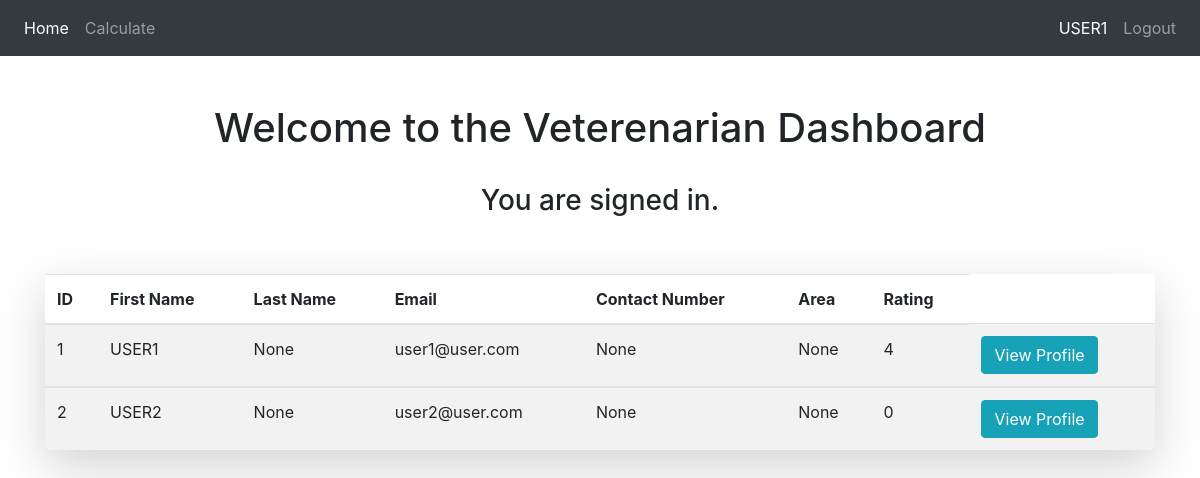
Page / (signed in) on the earlier database version.
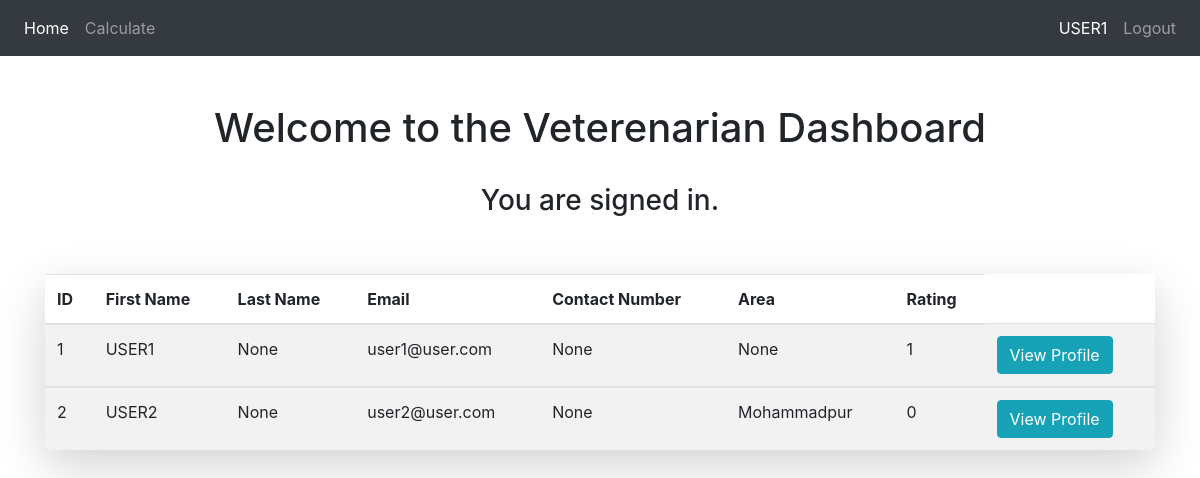
Same page on the later database version.
### website/models.py (models this page shows)
class User(db.Model, UserMixin):
    id = db.Column(db.Integer, primary_key=True)
    email = db.Column(db.String(150), unique=True)
    first_name = db.Column(db.String(150))
    last_name = db.Column(db.String(150))
    password = db.Column(db.String(200))
    contact_num = db.Column(db.String(11))
    address = db.Column(db.String(500))
    rating = db.Column(db.Integer, default=0)

### website/views.py (the view)
@views.route('/')
@login_required
def home():
    name = current_user.first_name
    users = User.query.all()
    return render_template("home.html", user=current_user, name=name, users=users)

### website/__init__.py (called while the page is built)
def create_app():
    app = Flask(__name__)
    app.config['SECRET_KEY'] = 'arik5233'
    app.config['SQLALCHEMY_DATABASE_URI'] = f'sqlite:///{DB_NAME}'
    db.init_app(app)
    from .views import views
    from .auth import auth
    app.register_blueprint(views, url_prefix='/')
    app.register_blueprint(auth, url_prefix='/')
    from .models import User
    create_database(app)
    login_manager = LoginManager()
    login_manager.login_view = 'auth.login'
    login_manager.init_app(app)
    @login_manager.user_loader
    def load_user(id):
        return User.query.get(int(id))
    return app

### website/templates/home.html
{% extends "base.html" %} {% block title %}Dashboard{% endblock %} {% block
content %}
<br />
<br />
<h1 align="center">Welcome to the Veterenarian Dashboard</h1>
<br />
<h3 align="center">You are signed in.</h3>
<br />
<br />
<table class="table table-striped table-hover shadow-lg p-3 mb-5 bg-body-tertiary rounded">
    <thead>
        <tr>
            <th scope="col">ID</th>
            <th scope="col">First Name</th>
            <th scope="col">Last Name</th>
            <th scope="col">Email</th>
            <th scope="col">Contact Number</th>
            <th scope="col">Area</th>
            <th scope="col">Rating</th>
        </tr>
    </thead>
    {% for user in users %}
    <tbody>
        <tr>
            <td scope="row">{{ user.id }}</td>
            <td>{{ user.first_name }}</td>
            <td>{{ user.last_name }}</td>
            <td>{{ user.email }}</td>
            <td>{{ user.contact_num }}</td>
            <td>{{ user.address }}</td>
            <td>{{ user.rating }}</td>
            <td>
                <a href="http://127.0.0.1:5000/vet/{{ user.id }}">
                    <button type="button" class="btn btn-info">View Profile</button></a>
            </td>
        </tr>
    </tbody>
    {% endfor %}
</table>
<br />
{% endblock %} {% block name %} {{ name }} {% endblock %}

### website/templates/base.html (shortened to what this page needs)
<!DOCTYPE html>
<html lang="en">
<head>
    <link rel="stylesheet" href="https://cdn.jsdelivr.net/npm/bootstrap@4.4.1/dist/css/bootstrap.min.css"
>
    <link href="//maxcdn.bootstrapcdn.com/bootstrap/4.1.1/css/bootstrap.min.css" rel="stylesheet" id="bootstrap-css">
    <link href="https://stackpath.bootstrapcdn.com/font-awesome/4.7.0/css/font-awesome.min.css" rel="stylesheet"
>
</head>
<body>
    <nav class="navbar navbar-expand-lg navbar-dark bg-dark">
        <div class="collapse navbar-collapse" id="navbar">
            {% if user.is_authenticated %}
            <ul class="navbar-nav mr-auto mt-2 mt-lg-0">
                <li class="nav-item active"><a class="nav-item nav-link" id="home" href="/">Home</a></li>
                <li class="nav-item"><a class="nav-item nav-link" id="calculate" href="/calculate">Calculate</a></li>
            </ul>
            <ul class="navbar-nav mt-2 mt-lg-0">
                <li class="nav-item active"><a class="nav-item nav-link" id="logout" href="/profile">{% block name %}{%
                        endblock %}</a></li>
                <li class="nav-item"><a class="nav-item nav-link" id="logout" href="/logout">Logout</a></li>
            </ul>
            {% endif %}
        </div>
    </nav>
    <div class="container">
        {% block content %}{% endblock %}
    </div>
</body>
</html>

Differences in the rows shown:
changed User "USER1": rating "4" → "1"
changed User "USER2": address "None" → "Mohammadpur"
